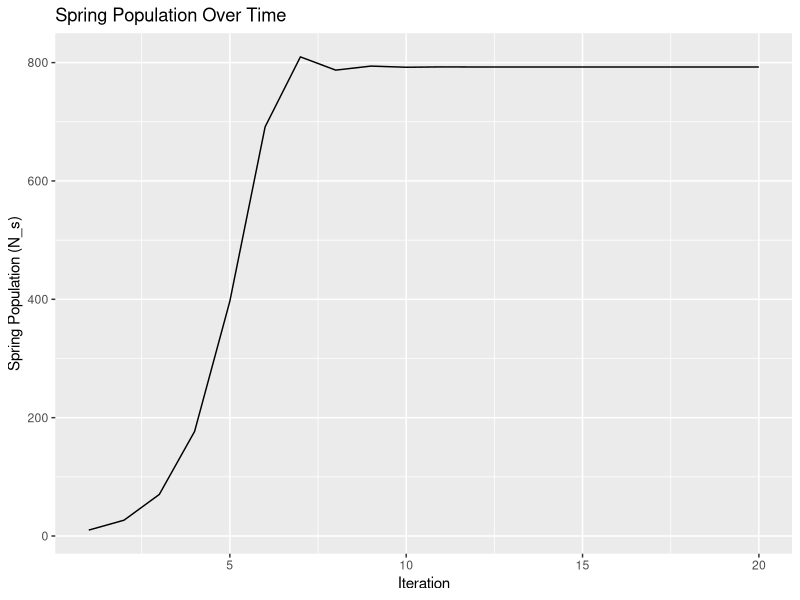

Reproduce this figure in R.

# N_t = N_t-1 + bN_t-1 - mN_t-1
# m = M + aa*N_a = 0.1 + 0.00025*N_a
# b = B - bb*N_s = 2 - 0.0005*N_s

## Ns <- Na - m*Na
## Na <- Ns + b*Ns

# N: number of individuals at start
# b: per capita birth rate
# m: mortality rate
# T: how many times the function should run

m <- function(N_a) {
    return(0.1 + 0.00025 * N_a)
}
b <- function(N_s) {
    return(2 - 0.0005 * N_s)
}
autmn <- function(N_s, b) {
    return(N_s + b * N_s)
}
spring <- function(N_a, m) {
    return(N_a - m * N_a)
}

pred <- function(N, T) {

    results <- data.frame(iteration=integer(), N_s=numeric(), N_a=numeric(), b=numeric(), m=numeric())

    m <- b <- N_a <- N_s <- numeric()

    # setting number of indivuals at first spring to be that of the start

    for (i in 1:T) {

        if(i == 1) {
            N_s <- N
            print(paste("Iteration:", i, "Spring population (N_s):", N_s))
        } else {
            N_s <- spring(N_a, m)
            print(paste("Iteration:", i, "Spring population (N_s):", N_s))
        }

        # calculate b for spring population
        b <- b(N_s)
        print(paste("Iteration:", i, "Spring birth rate (b):", b))

        #calculate autmn population
        N_a <- autmn(N_s, b)
        print(paste("Iteration:", i, "Autumn population (N_a):", N_a))

        # calculate m for autmn population
        m <- m(N_a)
        print(paste("Iteration:", i, "Winter mortality rate (m):", m))

        results <- rbind(results, data.frame(iteration=i, N_s=N_s, N_a=N_a, b=b, m=m))

    }
    return(results)
}

results <- pred(10, 20)

# Plot the results using ggplot2
library(ggplot2)

# Example plot for Spring population (N_s) over iterations
ggplot(results, aes(x=iteration, y=N_s)) +
    geom_line() +
    labs(title="Spring Population Over Time", x="Iteration", y="Spring Population (N_s)")


# Na = Ns + b*Ns
# Ns = Na - m*Na

# Na: autmn population size
# Ns: spring population size
# b: per capita birth rate
# m: mortality rate 

N <- 10
